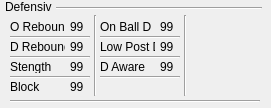
<?xml version="1.0" encoding="UTF-8"?>
<ui version="4.0">
 <class>defensiveAttributesWidget</class>
 <widget class="QWidget" name="defensiveAttributesWidget">
  <property name="geometry">
   <rect>
    <x>0</x>
    <y>0</y>
    <width>271</width>
    <height>108</height>
   </rect>
  </property>
  <property name="windowTitle">
   <string>defensiveAttributesWidget</string>
  </property>
  <widget class="QLabel" name="defensiveLabel">
   <property name="geometry">
    <rect>
     <x>5</x>
     <y>0</y>
     <width>47</width>
     <height>13</height>
    </rect>
   </property>
   <property name="text">
    <string>Defensive</string>
   </property>
  </widget>
  <widget class="QLabel" name="offensiveReboundLabel">
   <property name="geometry">
    <rect>
     <x>10</x>
     <y>20</y>
     <width>55</width>
     <height>13</height>
    </rect>
   </property>
   <property name="text">
    <string>O Rebound</string>
   </property>
  </widget>
  <widget class="Line" name="line">
   <property name="geometry">
    <rect>
     <x>56</x>
     <y>0</y>
     <width>206</width>
     <height>16</height>
    </rect>
   </property>
   <property name="orientation">
    <enum>Qt::Horizontal</enum>
   </property>
  </widget>
  <widget class="QLabel" name="defensiveReboundLabel">
   <property name="geometry">
    <rect>
     <x>10</x>
     <y>40</y>
     <width>55</width>
     <height>13</height>
    </rect>
   </property>
   <property name="text">
    <string>D Rebound</string>
   </property>
  </widget>
  <widget class="QLabel" name="strengthLabel">
   <property name="geometry">
    <rect>
     <x>10</x>
     <y>60</y>
     <width>55</width>
     <height>13</height>
    </rect>
   </property>
   <property name="text">
    <string>Stength</string>
   </property>
  </widget>
  <widget class="QLabel" name="blockLabel">
   <property name="geometry">
    <rect>
     <x>10</x>
     <y>80</y>
     <width>55</width>
     <height>13</height>
    </rect>
   </property>
   <property name="text">
    <string>Block</string>
   </property>
  </widget>
  <widget class="QLabel" name="blockAttributeLabel">
   <property name="geometry">
    <rect>
     <x>70</x>
     <y>80</y>
     <width>20</width>
     <height>13</height>
    </rect>
   </property>
   <property name="text">
    <string>99</string>
   </property>
  </widget>
  <widget class="QLabel" name="strengthAttributeLabel">
   <property name="geometry">
    <rect>
     <x>70</x>
     <y>60</y>
     <width>20</width>
     <height>13</height>
    </rect>
   </property>
   <property name="text">
    <string>99</string>
   </property>
  </widget>
  <widget class="QLabel" name="defensiveReboundAttributeLabel">
   <property name="geometry">
    <rect>
     <x>70</x>
     <y>40</y>
     <width>20</width>
     <height>13</height>
    </rect>
   </property>
   <property name="text">
    <string>99</string>
   </property>
  </widget>
  <widget class="QLabel" name="offensiveReboundAttributeLabel">
   <property name="geometry">
    <rect>
     <x>70</x>
     <y>20</y>
     <width>20</width>
     <height>13</height>
    </rect>
   </property>
   <property name="text">
    <string>99</string>
   </property>
  </widget>
  <widget class="Line" name="line_2">
   <property name="geometry">
    <rect>
     <x>10</x>
     <y>36</y>
     <width>80</width>
     <height>3</height>
    </rect>
   </property>
   <property name="orientation">
    <enum>Qt::Horizontal</enum>
   </property>
  </widget>
  <widget class="Line" name="line_3">
   <property name="geometry">
    <rect>
     <x>10</x>
     <y>56</y>
     <width>80</width>
     <height>3</height>
    </rect>
   </property>
   <property name="orientation">
    <enum>Qt::Horizontal</enum>
   </property>
  </widget>
  <widget class="Line" name="line_4">
   <property name="geometry">
    <rect>
     <x>10</x>
     <y>76</y>
     <width>80</width>
     <height>3</height>
    </rect>
   </property>
   <property name="orientation">
    <enum>Qt::Horizontal</enum>
   </property>
  </widget>
  <widget class="Line" name="line_5">
   <property name="geometry">
    <rect>
     <x>10</x>
     <y>100</y>
     <width>250</width>
     <height>3</height>
    </rect>
   </property>
   <property name="orientation">
    <enum>Qt::Horizontal</enum>
   </property>
  </widget>
  <widget class="QLabel" name="onBallDefenseLabel">
   <property name="geometry">
    <rect>
     <x>100</x>
     <y>20</y>
     <width>55</width>
     <height>13</height>
    </rect>
   </property>
   <property name="text">
    <string>On Ball D</string>
   </property>
  </widget>
  <widget class="QLabel" name="defensiveAwarenessLabel">
   <property name="geometry">
    <rect>
     <x>100</x>
     <y>60</y>
     <width>55</width>
     <height>13</height>
    </rect>
   </property>
   <property name="text">
    <string>D Aware</string>
   </property>
  </widget>
  <widget class="QLabel" name="lowPostDefenseAttributeLabel">
   <property name="geometry">
    <rect>
     <x>160</x>
     <y>40</y>
     <width>20</width>
     <height>13</height>
    </rect>
   </property>
   <property name="text">
    <string>99</string>
   </property>
  </widget>
  <widget class="Line" name="line_6">
   <property name="geometry">
    <rect>
     <x>100</x>
     <y>76</y>
     <width>80</width>
     <height>3</height>
    </rect>
   </property>
   <property name="orientation">
    <enum>Qt::Horizontal</enum>
   </property>
  </widget>
  <widget class="QLabel" name="defensiveAwarenessAttributeLabel">
   <property name="geometry">
    <rect>
     <x>160</x>
     <y>60</y>
     <width>20</width>
     <height>13</height>
    </rect>
   </property>
   <property name="text">
    <string>99</string>
   </property>
  </widget>
  <widget class="QLabel" name="onBallDefenseAttributeLabel">
   <property name="geometry">
    <rect>
     <x>160</x>
     <y>20</y>
     <width>20</width>
     <height>13</height>
    </rect>
   </property>
   <property name="text">
    <string>99</string>
   </property>
  </widget>
  <widget class="Line" name="line_7">
   <property name="geometry">
    <rect>
     <x>100</x>
     <y>36</y>
     <width>80</width>
     <height>3</height>
    </rect>
   </property>
   <property name="orientation">
    <enum>Qt::Horizontal</enum>
   </property>
  </widget>
  <widget class="QLabel" name="lowPostDefenseLabel">
   <property name="geometry">
    <rect>
     <x>100</x>
     <y>40</y>
     <width>55</width>
     <height>13</height>
    </rect>
   </property>
   <property name="text">
    <string>Low Post D</string>
   </property>
  </widget>
  <widget class="Line" name="line_8">
   <property name="geometry">
    <rect>
     <x>100</x>
     <y>56</y>
     <width>80</width>
     <height>3</height>
    </rect>
   </property>
   <property name="orientation">
    <enum>Qt::Horizontal</enum>
   </property>
  </widget>
  <widget class="Line" name="line_10">
   <property name="geometry">
    <rect>
     <x>85</x>
     <y>15</y>
     <width>20</width>
     <height>81</height>
    </rect>
   </property>
   <property name="orientation">
    <enum>Qt::Vertical</enum>
   </property>
  </widget>
  <widget class="Line" name="line_11">
   <property name="geometry">
    <rect>
     <x>175</x>
     <y>15</y>
     <width>20</width>
     <height>81</height>
    </rect>
   </property>
   <property name="orientation">
    <enum>Qt::Vertical</enum>
   </property>
  </widget>
 </widget>
 <resources/>
 <connections/>
</ui>
